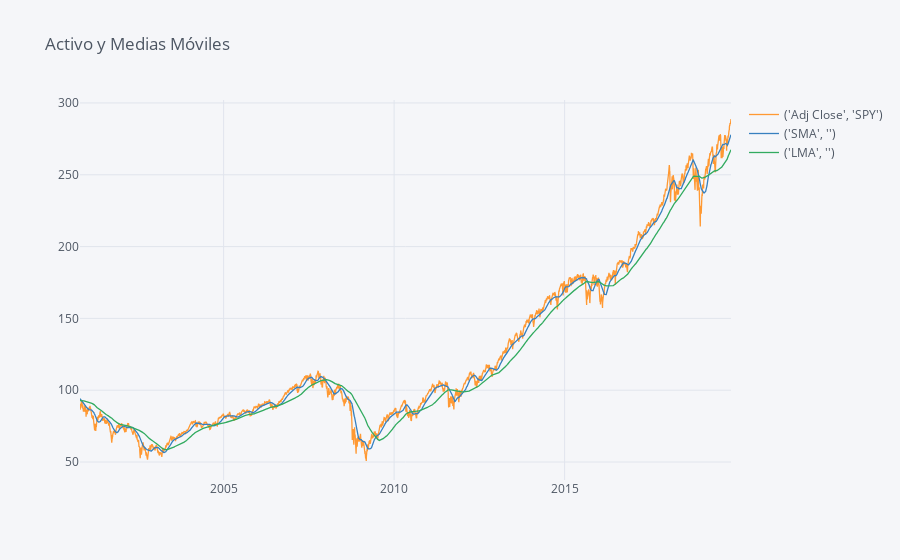

Notebook code cell kept with this figure:
### Code cell
df[['Adj Close','SMA','LMA']].iplot(title='Activo y Medias Móviles')

### Figure 1 — Plotly figure (JSON) as saved in the notebook; plotly's stock layout.template omitted (floating-point values rounded to 4 significant figures; data arrays with more than 128 entries replaced by an {"elided": "..."} marker saying what was removed)
{"data": [{"line": {"color": "rgba(255, 153, 51, 1.0)", "dash": "solid", "shape": "linear", "width": 1.3}, "mode": "lines", "name": "('Adj Close', 'SPY')", "text": "", "type": "scatter", "x": {"elided": "4803 str values"}, "y": {"elided": "4803 float values"}}, {"line": {"color": "rgba(55, 128, 191, 1.0)", "dash": "solid", "shape": "linear", "width": 1.3}, "mode": "lines", "name": "('SMA', '')", "text": "", "type": "scatter", "x": {"elided": "4803 str values"}, "y": {"elided": "4803 float values"}}, {"line": {"color": "rgba(50, 171, 96, 1.0)", "dash": "solid", "shape": "linear", "width": 1.3}, "mode": "lines", "name": "('LMA', '')", "text": "", "type": "scatter", "x": {"elided": "4803 str values"}, "y": {"elided": "4803 float values"}}], "layout": {"legend": {"bgcolor": "#F5F6F9", "font": {"color": "#4D5663"}}, "paper_bgcolor": "#F5F6F9", "plot_bgcolor": "#F5F6F9", "title": {"font": {"color": "#4D5663"}, "text": "Activo y Medias Móviles"}, "xaxis": {"gridcolor": "#E1E5ED", "showgrid": true, "tickfont": {"color": "#4D5663"}, "title": {"font": {"color": "#4D5663"}, "text": ""}, "zerolinecolor": "#E1E5ED"}, "yaxis": {"gridcolor": "#E1E5ED", "showgrid": true, "tickfont": {"color": "#4D5663"}, "title": {"font": {"color": "#4D5663"}, "text": ""}, "zerolinecolor": "#E1E5ED"}}}
